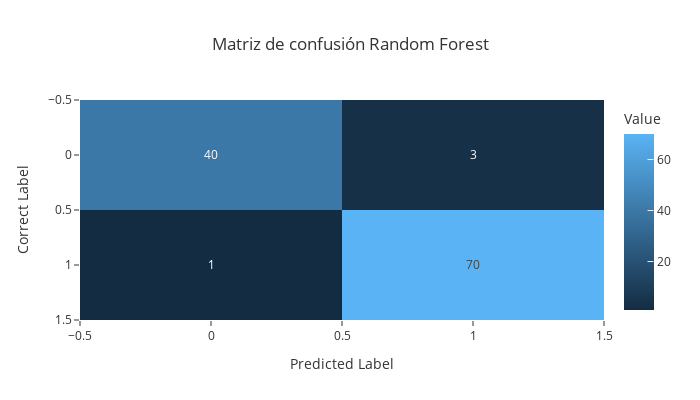

Notebook source saved alongside this figure:
### Code cell
confusionmatrix = np.around(confusion_matrix(y_test, Y_rf),3)
#Plotting the Confusion Matrix
fig = px.imshow(confusionmatrix,
                width=700, height=400,
                template='ggplot2',
                text_auto=True,
                title="Matriz de confusión Random Forest",
                aspect="auto", 
                labels=dict(x="Predicted Label", y="Correct Label", color='Value'))
fig.update_xaxes(side="bottom")
fig.show()

### Figure 1 — Plotly figure (JSON) as saved in the notebook; plotly's stock layout.template omitted (floating-point values rounded to 4 significant figures)
{"data": [{"coloraxis": "coloraxis", "hovertemplate": "Predicted Label: %{x}<br>Correct Label: %{y}<br>Value: %{z}<extra></extra>", "name": "0", "texttemplate": "%{z}", "type": "heatmap", "xaxis": "x", "yaxis": "y", "z": [[40, 3], [1, 70]]}], "layout": {"coloraxis": {"colorbar": {"title": {"text": "Value"}}, "colorscale": [[0, "rgb(20,44,66)"], [1, "rgb(90,179,244)"]]}, "height": 400, "title": {"text": "Matriz de confusión Random Forest"}, "width": 700, "xaxis": {"anchor": "y", "domain": [0, 1], "side": "bottom", "title": {"text": "Predicted Label"}}, "yaxis": {"anchor": "x", "autorange": "reversed", "domain": [0, 1], "title": {"text": "Correct Label"}}}}
